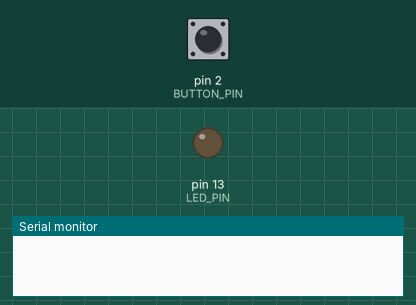
Simulated run of this sketch. Board: Arduino Uno, built with avr-gcc and run on an emulated ATmega328P. Shown: output pins drawn as LEDs (lit = HIGH), the last lines printed to the serial monitor. The test bench sets the inputs (shaded band); at power-on: pin 2 (BUTTON_PIN) HIGH.

Above: at 1.2 s.
1.3 s: pin 2 (BUTTON_PIN) pulled LOW for 0.15 s
At 2.5 s:
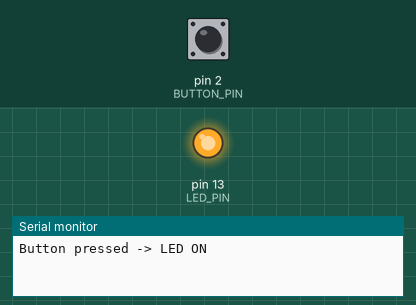
2.9 s: pin 2 (BUTTON_PIN) pulled LOW for 1 s
At 3.7 s:
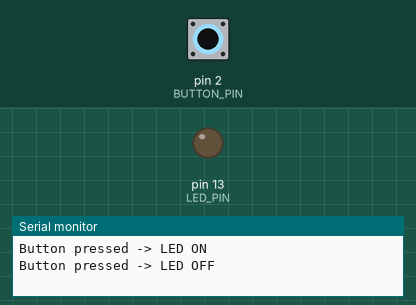
5.4 s: pin 2 (BUTTON_PIN) pulled LOW for 3.2 s
At 6.9 s:
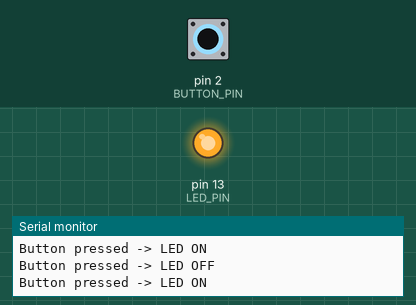
Timing chart, 0 to 8.4 s (numbered marks = the images above; inputs shaded):
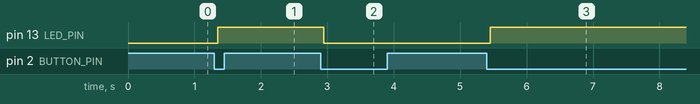

Measured:
- after the input at 1.3 s, pin 13 (LED_PIN): LOW → HIGH after 0.05 s
- after the input at 2.9 s, pin 13 (LED_PIN): HIGH → LOW after 0.05 s
- after the input at 5.4 s, pin 13 (LED_PIN): LOW → HIGH after 0.05 s

The sketch:

Debounce_LED.ino
```cpp
const int LED_PIN = 13;
const int BUTTON_PIN = 2;
const unsigned long DEBOUNCE_DELAY = 50; // ms

int lastReading = HIGH;       // 직전 루프에서 읽은 원시(raw) 값, 풀업이라 평소엔 HIGH
int buttonState = HIGH;       // 디바운싱을 거쳐 확정된 버튼 상태
bool ledState = false;
unsigned long lastDebounceTime = 0;

void setup() {
  pinMode(LED_PIN, OUTPUT);
  pinMode(BUTTON_PIN, INPUT_PULLUP);  // 내부 풀업 사용
  Serial.begin(9600);
}

void loop() {
  int reading = digitalRead(BUTTON_PIN);

  // 원시 값이 바뀔 때마다(채터링 포함) 안정 시점을 다시 기록
  if (reading != lastReading) {
    lastDebounceTime = millis();
  }

  // 마지막 변화 시점으로부터 DEBOUNCE_DELAY(ms) 동안 값이 안정적으로 유지됐을 때만 진짜 상태로 확정
  if (millis() - lastDebounceTime > DEBOUNCE_DELAY) {
    if (reading != buttonState) {
      buttonState = reading;

      // 확정된 상태가 눌림(LOW)으로 바뀐 순간에만 토글 (뗄 때는 반응하지 않음)
      if (buttonState == LOW) {
        ledState = !ledState;
        digitalWrite(LED_PIN, ledState ? HIGH : LOW);
        Serial.println(ledState ? "Button pressed -> LED ON" : "Button pressed -> LED OFF");
      }
    }
  }

  lastReading = reading;
}
```
